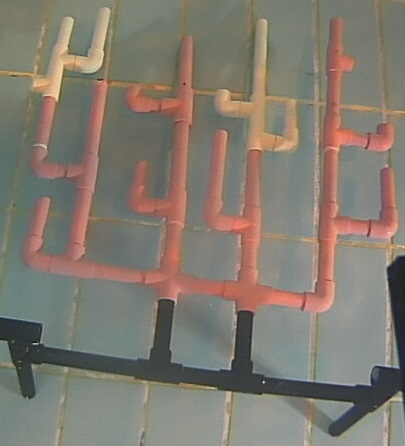
#> input picture misc/kmc_test1.jpg, 405 x 446 px
$ python kmeanscluster.py
#> lines starting #> are read from the running program, lines starting #| are printed output that depends on the picture
import numpy as np
import cv2
from matplotlib import pyplot as plt

img = cv2.imread('kmc_test1.jpg')
#> img is the input picture: shape (446, 405, 3); mean B, G, R 111.5, 122.1, 129.8
# img = cv2.cvtColor(img, cv2.COLOR_BGR2HSV)
plt.subplot(141), plt.imshow(cv2.cvtColor(img, cv2.COLOR_BGR2RGB)), plt.title("Input")

Z = img.reshape((-1,3))

# convert to np.float32
Z = np.float32(Z)

# define criteria, number of clusters(K) and apply kmeans()
criteria = (cv2.TERM_CRITERIA_EPS + cv2.TERM_CRITERIA_MAX_ITER, 10, 1.0)
K = 3
compactness, label, center=cv2.kmeans(Z,K,None,criteria,10,cv2.KMEANS_RANDOM_CENTERS)
#> compactness = 135082808.8; center = [[61.25, 60.67, 56.47], [129.1, 140.9, 158.6], [106.6, 117.8, 120.7]]

# Now convert back into uint8, and make original image
center = np.uint8(center)
#> center = [[61, 60, 56], [129, 140, 158], [106, 117, 120]]
res = center[label.flatten()]
res2 = res.reshape((img.shape))
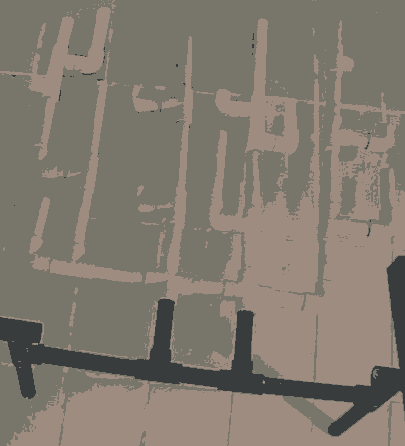
#> res2: shape (446, 405, 3); mean B, G, R 111.1, 121.2, 129.2
plt.subplot(142), plt.imshow(cv2.cvtColor(res2, cv2.COLOR_BGR2RGB)), plt.title("K={}".format(K))

# [4 lines of commented-out code are left out]


""" Additional Ks """
# define criteria, number of clusters(K) and apply kmeans()
K = 5
compactness, label, center=cv2.kmeans(Z,K,None,criteria,10,cv2.KMEANS_RANDOM_CENTERS)
#> compactness = 70582746.3; center = [[98.11, 112.5, 165.8], [129, 152.6, 197.8], [61.21, 60.64, 56.46], [136, 143.2, 140.3], [106.5, 118.1, 116.5]]

# Now convert back into uint8, and make original image
center = np.uint8(center)
#> center = [[98, 112, 165], [128, 152, 197], [61, 60, 56], [135, 143, 140], [106, 118, 116]]
res = center[label.flatten()]
res2 = res.reshape((img.shape))
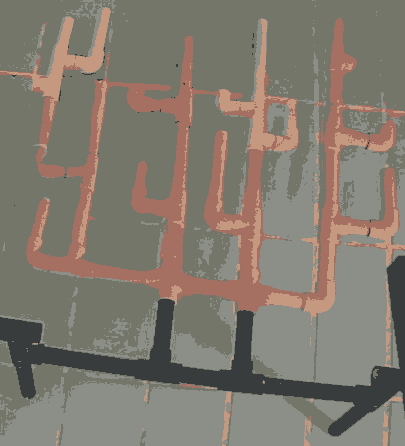
#> res2: shape (446, 405, 3); mean B, G, R 110.9, 121.9, 129.3
plt.subplot(143), plt.imshow(cv2.cvtColor(res2, cv2.COLOR_BGR2RGB)), plt.title("K={}".format(K))

K = 10
compactness, label, center=cv2.kmeans(Z,K,None,criteria,10,cv2.KMEANS_RANDOM_CENTERS)
#> compactness = 40531636.4; center = [[55.93, 55.04, 50.15], [155.9, 180.6, 200.9], [139.9, 146.9, 144.4], [98.61, 111.1, 110.9], [107.6, 125.6, 183.5], [119.3, 129, 124.3], [126, 150.5, 201.4], [93.67, 106.9, 154.5], [43.81, 40, 37.25], [67.05, 67.16, 62.94]]

# Now convert back into uint8, and make original image
center = np.uint8(center)
#> center = [[55, 55, 50], [155, 180, 200], [139, 146, 144], [98, 111, 110], [107, 125, 183], [119, 128, 124], [125, 150, 201], [93, 106, 154], [43, 40, 37], [67, 67, 62]]
res = center[label.flatten()]
res2 = res.reshape((img.shape))
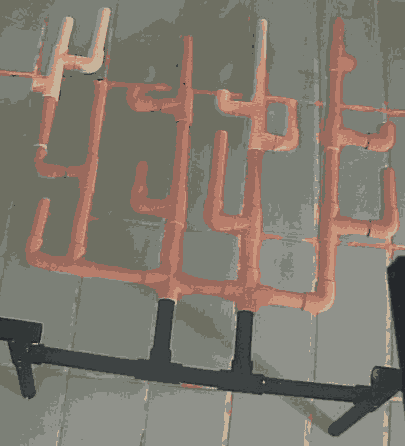
#> res2: shape (446, 405, 3); mean B, G, R 110.9, 121.5, 129.3
plt.subplot(144), plt.imshow(cv2.cvtColor(res2, cv2.COLOR_BGR2RGB)), plt.title("K={}".format(K))

plt.show()
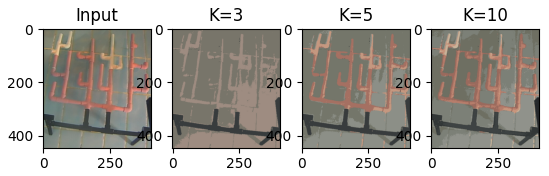
#> figure drawn by matplotlib, 4 panels

$ run again, with misc/kmc_test2.jpg copied over misc/kmc_test1.jpg
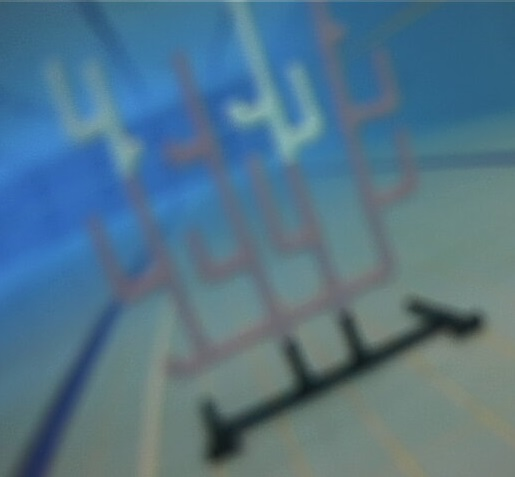
#> input picture misc/kmc_test2.jpg, 515 x 477 px
#> img is the input picture: shape (477, 515, 3); mean B, G, R 136.3, 116.8, 82.5
#> `compactness, label, center=cv2.kmeans(Z,K,None,criteria,10,cv2.KMEANS_..`: compactness = 144363403; center = [[127.9, 127.5, 105.7], [154, 111.2, 60.35], [72.57, 66.72, 51.59]]
#> `center = np.uint8(center)`: center = [[127, 127, 105], [154, 111, 60], [72, 66, 51]]
#> `compactness, label, center=cv2.kmeans(Z,K,None,criteria,10,cv2.KMEANS_..`: compactness = 85750633; center = [[69.76, 64.77, 50.28], [156.4, 140.2, 97.14], [135.4, 106.6, 64.71], [173.7, 115.6, 57.38], [124, 127.1, 108.8]]
#> `center = np.uint8(center)`: center = [[69, 64, 50], [156, 140, 97], [135, 106, 64], [173, 115, 57], [123, 127, 108]]
#> `res2 = res.reshape((img.shape))`:
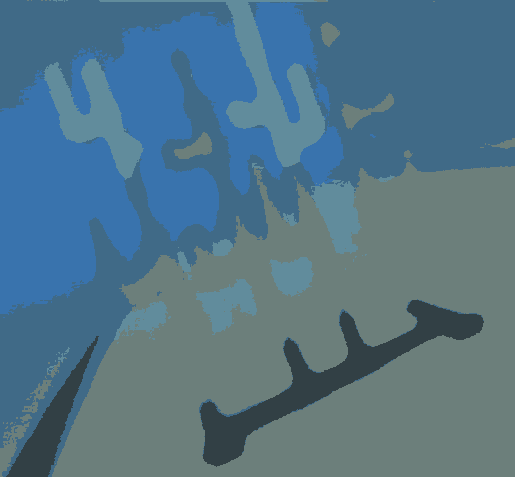
#> res2: shape (477, 515, 3); mean B, G, R 135.6, 116.4, 81.9
#> `compactness, label, center=cv2.kmeans(Z,K,None,criteria,10,cv2.KMEANS_..`: compactness = 40646795.4; center = [[154.3, 115.5, 64.32], [164.5, 145.6, 99.75], [119.2, 116.7, 100.4], [49.82, 50.5, 37.59], [127.9, 134.1, 113.9], [85.88, 66.56, 49.64], [132, 99.62, 50.54], [90.12, 91.78, 76.03], [179.5, 115.3, 55.55], [134.2, 112.2, 79.73]]
#> `center = np.uint8(center)`: center = [[154, 115, 64], [164, 145, 99], [119, 116, 100], [49, 50, 37], [127, 134, 113], [85, 66, 49], [131, 99, 50], [90, 91, 76], [179, 115, 55], [134, 112, 79]]
#> `plt.show()`:
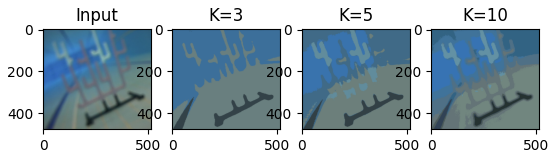
#> figure drawn by matplotlib, 4 panels

$ run again, with misc/black_box.jpg copied over misc/kmc_test1.jpg
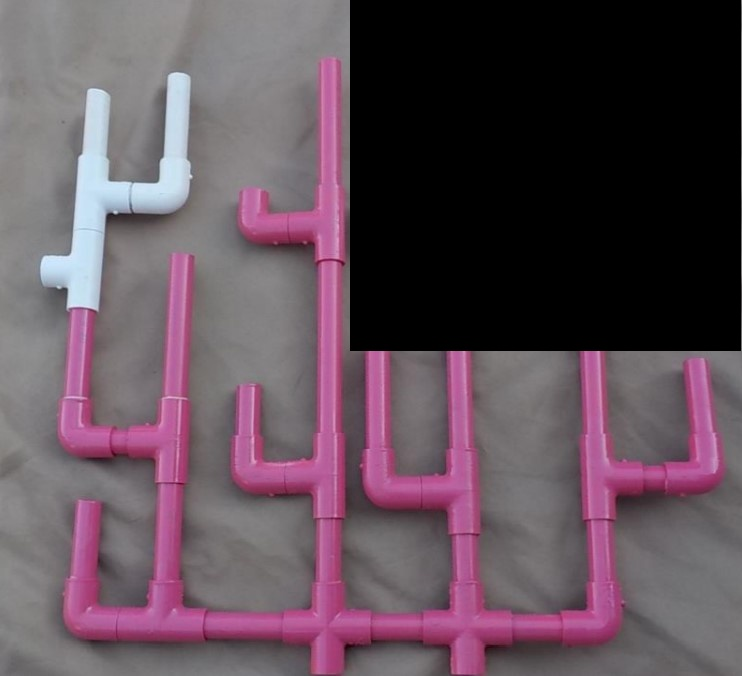
#> input picture misc/black_box.jpg, 742 x 676 px
#> img is the input picture: shape (676, 742, 3); mean B, G, R 89, 78.6, 96
#> `compactness, label, center=cv2.kmeans(Z,K,None,criteria,10,cv2.KMEANS_..`: compactness = 616995171.4; center = [[156.7, 125.1, 170], [0.708, 0.566, 0.965], [109.6, 102, 117.8]]
#> `center = np.uint8(center)`: center = [[156, 125, 169], [0, 0, 0], [109, 102, 117]]
#> `compactness, label, center=cv2.kmeans(Z,K,None,criteria,10,cv2.KMEANS_..`: compactness = 217631584.8; center = [[0.148, 0.103, 0.23], [229.6, 213.5, 194.9], [92, 82.9, 102.7], [143.4, 91.1, 177.4], [124.5, 122.9, 126.4]]
#> `center = np.uint8(center)`: center = [[0, 0, 0], [229, 213, 194], [91, 82, 102], [143, 91, 177], [124, 122, 126]]
#> `res2 = res.reshape((img.shape))`:
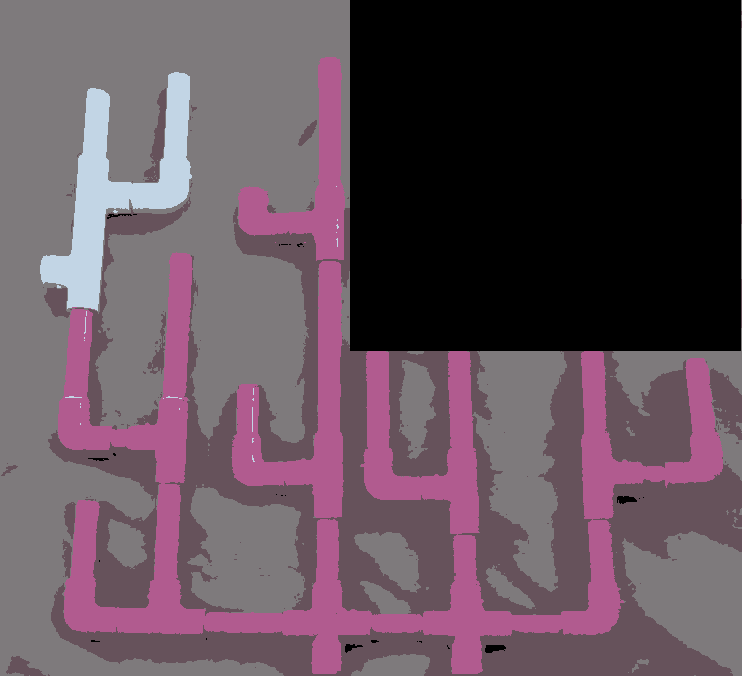
#> res2: shape (676, 742, 3); mean B, G, R 88.5, 78, 95.6
#> `compactness, label, center=cv2.kmeans(Z,K,None,criteria,10,cv2.KMEANS_..`: compactness = 65606065.1; center = [[115.2, 113.2, 117.8], [0.02, 0.00895, 0.0439], [55.73, 46.75, 70.79], [148.9, 93.55, 180.7], [169.7, 122.4, 195.7], [231.4, 215.6, 195.7], [111.4, 68.68, 152.6], [78.35, 67.17, 92.08], [134.3, 133.3, 135.4], [98.06, 94, 102.5]]
#> `center = np.uint8(center)`: center = [[115, 113, 117], [0, 0, 0], [55, 46, 70], [148, 93, 180], [169, 122, 195], [231, 215, 195], [111, 68, 152], [78, 67, 92], [134, 133, 135], [98, 94, 102]]
#> `plt.show()`:
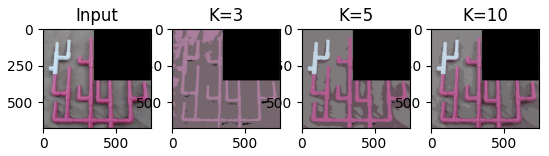
#> figure drawn by matplotlib, 4 panels

$ run again, with misc/coral_dmg_mid.jpg copied over misc/kmc_test1.jpg
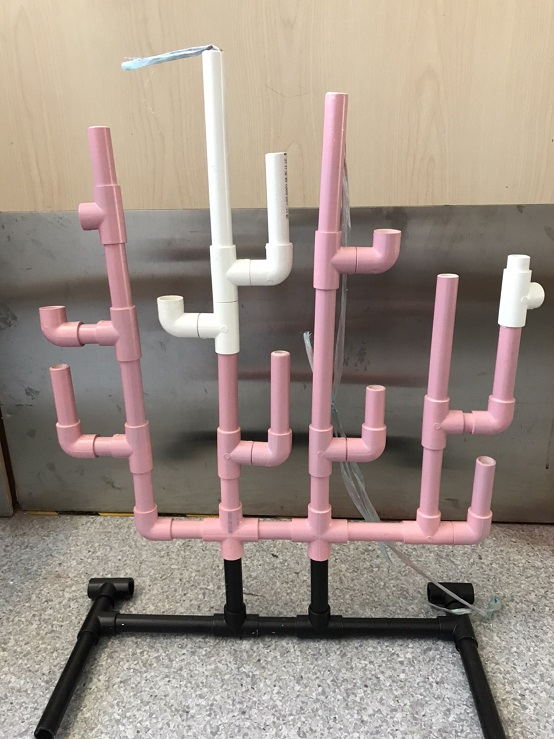
#> input picture misc/coral_dmg_mid.jpg, 554 x 739 px
#> img is the input picture: shape (739, 554, 3); mean B, G, R 134, 143.5, 157.2
#> `compactness, label, center=cv2.kmeans(Z,K,None,criteria,10,cv2.KMEANS_..`: compactness = 572733008.9; center = [[175.5, 189.8, 207.6], [65.31, 71.19, 77.12], [126.2, 130.2, 144.1]]
#> `center = np.uint8(center)`: center = [[175, 189, 207], [65, 71, 77], [126, 130, 144]]
#> `compactness, label, center=cv2.kmeans(Z,K,None,criteria,10,cv2.KMEANS_..`: compactness = 274748269.4; center = [[37.67, 41.56, 46.13], [167.6, 184.5, 203.5], [217, 218.9, 230.7], [134.2, 137.7, 153.6], [85.21, 91.84, 98.6]]
#> `center = np.uint8(center)`: center = [[37, 41, 46], [167, 184, 203], [217, 218, 230], [134, 137, 153], [85, 91, 98]]
#> `res2 = res.reshape((img.shape))`:
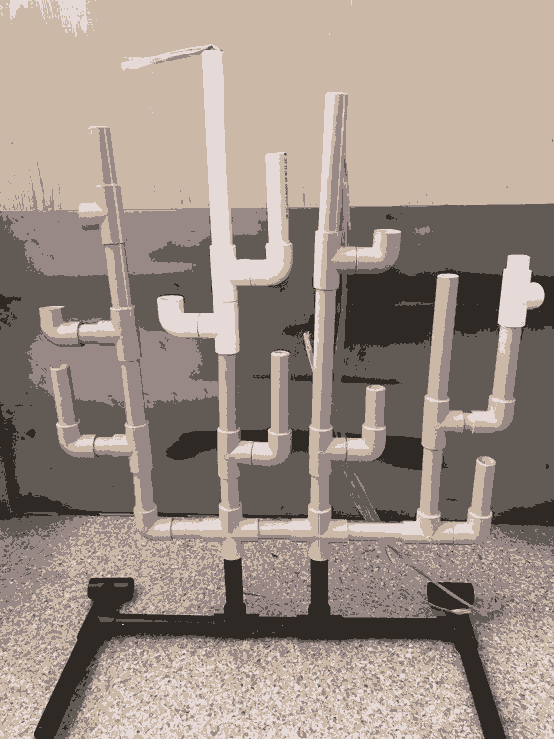
#> res2: shape (739, 554, 3); mean B, G, R 133.6, 142.8, 156.6
#> `compactness, label, center=cv2.kmeans(Z,K,None,criteria,10,cv2.KMEANS_..`: compactness = 120424606.7; center = [[171.5, 191.8, 211.6], [141.1, 139.9, 178], [23.78, 25.93, 27.3], [159.3, 174, 189.8], [137.4, 143.8, 148.8], [88.76, 95.69, 102.1], [61.76, 68.22, 75.72], [240.8, 242.8, 243.8], [202.8, 204.2, 221.3], [115, 118.7, 127.3]]
#> `center = np.uint8(center)`: center = [[171, 191, 211], [141, 139, 178], [23, 25, 27], [159, 173, 189], [137, 143, 148], [88, 95, 102], [61, 68, 75], [240, 242, 243], [202, 204, 221], [114, 118, 127]]
#> `plt.show()`:
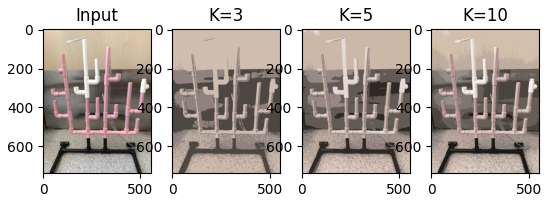
#> figure drawn by matplotlib, 4 panels
